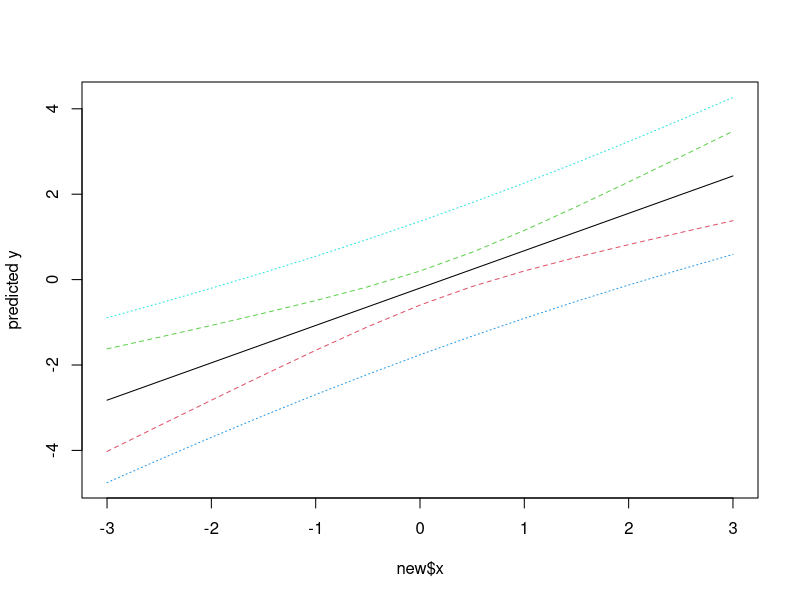
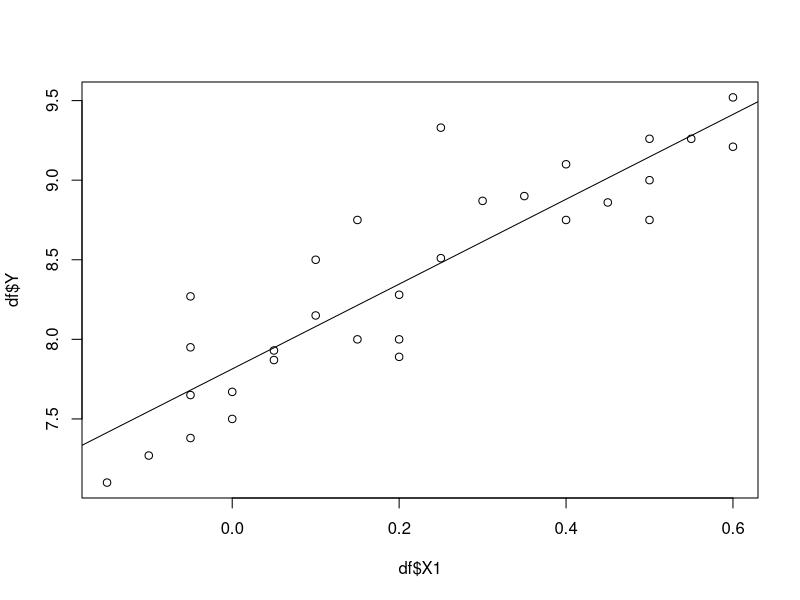
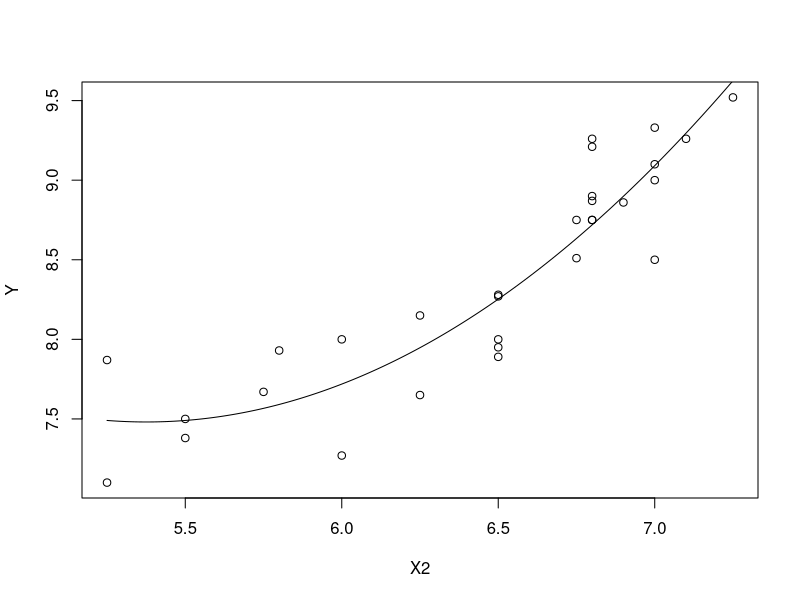

These figures' R source, in order:
## ---- chunk 1
knitr::opts_chunk$set(echo = TRUE)
## ---- chunk 2
x <- rnorm(15)
y <- x + rnorm(15)
predict(lm(y ~ x))
## ---- chunk 3
new <- data.frame(x = seq(-3, 3, 0.5))
predict(lm(y ~ x), new, se.fit = TRUE)
pred.w.plim <- predict(lm(y ~ x), new, interval = "prediction")
pred.w.clim <- predict(lm(y ~ x), new, interval = "confidence")
matplot(new$x, cbind(pred.w.clim, pred.w.plim[,-1]),
        lty = c(1,2,2,3,3), type = "l", ylab = "predicted y")
## ---- chunk 4
x <- c(0.10,0.11,0.12,0.13,0.14,0.15,0.16,0.17,0.18,0.20,0.21,0.23)
y <- c(42.0,43.5,45.0,45.5,45.0,47.5,49.0,53.0,50.0,55.0,55.0,60.0)
lm.sol <- lm(y ~ 1 + x)
summary(lm.sol)
## ---- chunk 5
### Calculate the confidence interval of the linear model
beta.int <- function(fm,alpha = 0.05){
   A <- summary(fm)$coefficients
   df <- fm$df.residual
   left <- A[,1]-A[,2]*qt(1-alpha/2, df)
   right <- A[,1]+A[,2]*qt(1-alpha/2, df)
   rowname <- dimnames(A)[[1]]
   colname <- c("Estimate", "Left", "Right")
   matrix(c(A[,1], left, right), ncol = 3,
       dimnames = list(rowname, colname ))  
}
## ---- chunk 6
toothpaste <- data.frame(
   X1=c(-0.05, 0.25,0.60,0,   0.25,0.20, 0.15,0.05,-0.15, 0.15,
         0.20, 0.10,0.40,0.45,0.35,0.30, 0.50,0.50, 0.40,-0.05,
        -0.05,-0.10,0.20,0.10,0.50,0.60,-0.05,0,    0.05, 0.55),
   X2=c( 5.50,6.75,7.25,5.50,7.00,6.50,6.75,5.25,5.25,6.00,
         6.50,6.25,7.00,6.90,6.80,6.80,7.10,7.00,6.80,6.50,
         6.25,6.00,6.50,7.00,6.80,6.80,6.50,5.75,5.80,6.80),
   Y =c( 7.38,8.51,9.52,7.50,9.33,8.28,8.75,7.87,7.10,8.00,
         7.89,8.15,9.10,8.86,8.90,8.87,9.26,9.00,8.75,7.95,
         7.65,7.27,8.00,8.50,8.75,9.21,8.27,7.67,7.93,9.26)
)
df <- toothpaste
## ---- chunk 7
lm.sol <- lm(df$Y ~ df$X1 + df$X2)
summary(lm.sol)
## ---- chunk 8
plot(df$Y ~ df$X1)
abline(lm(df$Y ~ df$X1))
## ---- chunk 9
Y <- df$Y
X2 <- df$X2
lm2.sol <- lm(Y ~ X2 + I(X2^2))

x <- seq(min(X2), max(X2), len=200)
y <- predict(lm2.sol, data.frame(X2=x))
plot(Y ~ X2)
lines(x,y)
## ---- chunk 10
lm.new <- update(lm.sol, . ~ .+I(df$X2^2))
summary(lm.new)
beta.int(lm.new)
## ---- chunk 11
lm2.new <- update(lm.new, . ~ .-df$X2)
summary(lm2.new)
## ---- chunk 12
lm3.new <- update(lm.new, . ~ .+df$X1*df$X2)
summary(lm3.new)
## ---- chunk 13
cement <- data.frame(
   X1 = c( 7,  1, 11, 11,  7, 11,  3,  1,  2, 21,  1, 11, 10),
   X2 = c(26, 29, 56, 31, 52, 55, 71, 31, 54, 47, 40, 66, 68),
   X3 = c( 6, 15,  8,  8,  6,  9, 17, 22, 18,  4, 23,  9,  8),
   X4 = c(60, 52, 20, 47, 33, 22,  6, 44, 22, 26, 34, 12, 12),
   Y  = c(78.5, 74.3, 104.3,  87.6,  95.9, 109.2, 102.7, 72.5, 
        93.1,115.9,  83.8, 113.3, 109.4)
)

## ---- chunk 14
lm.sol <- lm(Y ~ X1+X2+X3+X4, data = cement)
summary(lm.sol)
## ---- chunk 15
lm.step <- step(lm.sol)
## ---- chunk 16
lm.step$anova
## ---- chunk 17
summary(lm.step)
## ---- chunk 18
drop1(lm.step)
